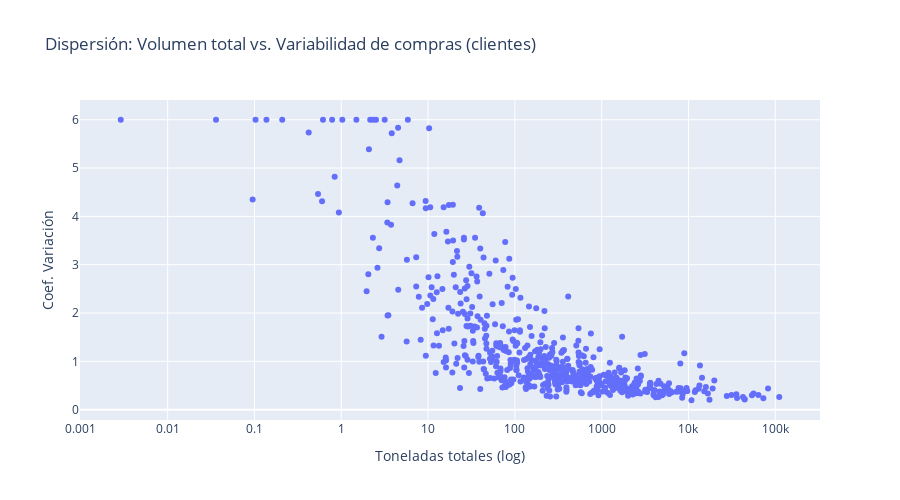

The notebook cell saved with this chart:
### Code cell
# Pivot de toneladas por periodo y cliente
pivot_clientes = df_all.pivot_table(index='periodo', columns='customer_id', values='tn', aggfunc='sum', fill_value=0)

# Coeficiente de variación por cliente
cv_clientes = pivot_clientes.std() / pivot_clientes.mean()
cv_clientes = cv_clientes.replace([np.inf, -np.inf], np.nan).dropna()

# Volumen total por cliente
volumen_clientes = pivot_clientes.sum()

# Dataset combinado
df_clientes = pd.DataFrame({
    'total_tn': volumen_clientes,
    'cv': cv_clientes
}).dropna()

# Gráfico de dispersión interactivo
fig = px.scatter(df_clientes,
                 x='total_tn',
                 y='cv',
                 hover_name=df_clientes.index.astype(str),
                 log_x=True,
                 labels={'total_tn': 'Toneladas totales (log)', 'cv': 'Coef. Variación'},
                 title='Dispersión: Volumen total vs. Variabilidad de compras (clientes)',
                 height=500)

fig.show()

### Figure 1 — Plotly figure (JSON) as saved in the notebook; plotly's stock layout.template omitted (floating-point values rounded to 4 significant figures; data arrays with more than 128 entries replaced by an {"elided": "..."} marker saying what was removed)
{"data": [{"hovertemplate": "<b>%{hovertext}</b><br><br>Toneladas totales (log)=%{x}<br>Coef. Variación=%{y}<extra></extra>", "hovertext": {"elided": "597 str values"}, "legendgroup": "", "marker": {"color": "#636efa", "symbol": "circle"}, "mode": "markers", "name": "", "orientation": "v", "showlegend": false, "type": "scatter", "x": {"elided": "597 float values"}, "xaxis": "x", "y": {"elided": "597 float values"}, "yaxis": "y"}], "layout": {"height": 500, "legend": {"tracegroupgap": 0}, "title": {"text": "Dispersión: Volumen total vs. Variabilidad de compras (clientes)"}, "xaxis": {"anchor": "y", "domain": [0, 1], "title": {"text": "Toneladas totales (log)"}, "type": "log"}, "yaxis": {"anchor": "x", "domain": [0, 1], "title": {"text": "Coef. Variación"}}}}
